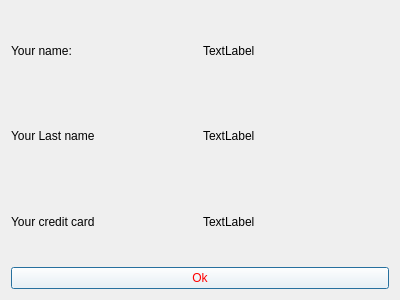
<?xml version="1.0" encoding="UTF-8"?>
<ui version="4.0">
 <class>Info</class>
 <widget class="QDialog" name="Info">
  <property name="geometry">
   <rect>
    <x>0</x>
    <y>0</y>
    <width>400</width>
    <height>300</height>
   </rect>
  </property>
  <property name="windowTitle">
   <string>Dialog</string>
  </property>
  <layout class="QHBoxLayout" name="horizontalLayout">
   <item>
    <layout class="QVBoxLayout" name="verticalLayout">
     <item>
      <layout class="QGridLayout" name="gridLayout">
       <item row="0" column="0">
        <widget class="QLabel" name="label">
         <property name="text">
          <string>Your name:</string>
         </property>
        </widget>
       </item>
       <item row="1" column="0">
        <widget class="QLabel" name="label_2">
         <property name="text">
          <string>Your Last name</string>
         </property>
        </widget>
       </item>
       <item row="2" column="0">
        <widget class="QLabel" name="label_4">
         <property name="text">
          <string>Your credit card</string>
         </property>
        </widget>
       </item>
       <item row="0" column="1">
        <widget class="QLabel" name="label_3">
         <property name="text">
          <string>TextLabel</string>
         </property>
        </widget>
       </item>
       <item row="1" column="1">
        <widget class="QLabel" name="label_5">
         <property name="text">
          <string>TextLabel</string>
         </property>
        </widget>
       </item>
       <item row="2" column="1">
        <widget class="QLabel" name="label_6">
         <property name="text">
          <string>TextLabel</string>
         </property>
        </widget>
       </item>
      </layout>
     </item>
     <item>
      <widget class="QPushButton" name="pushButton">
       <property name="styleSheet">
        <string notr="true">background-color: white;
color: red;</string>
       </property>
       <property name="text">
        <string>Ok</string>
       </property>
      </widget>
     </item>
    </layout>
   </item>
  </layout>
 </widget>
 <resources/>
 <connections/>
</ui>
